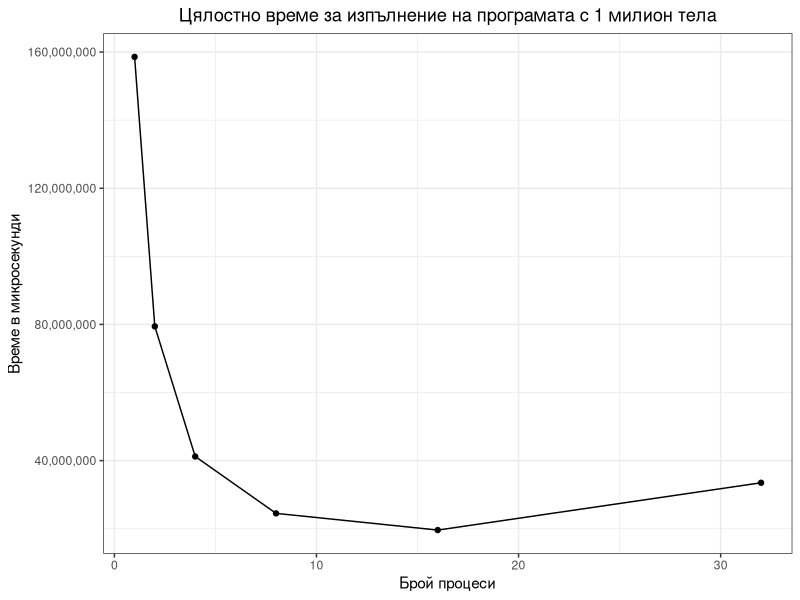
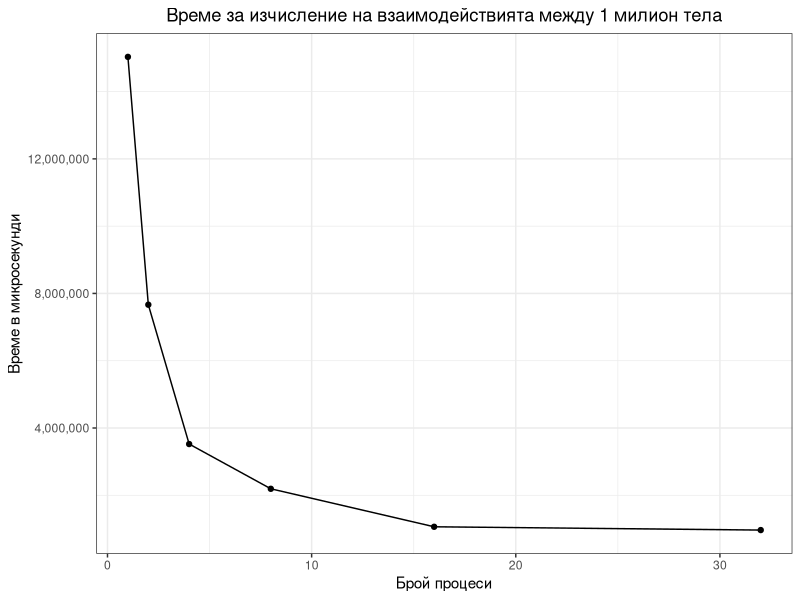
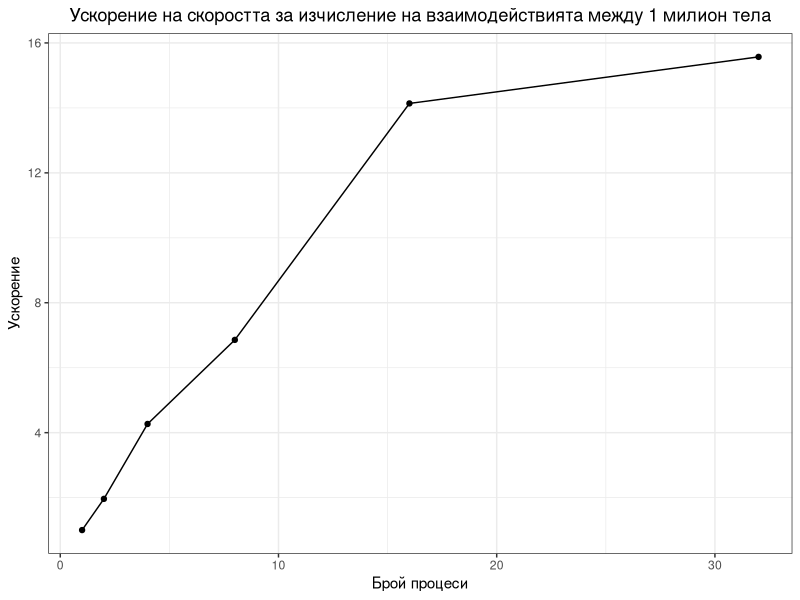
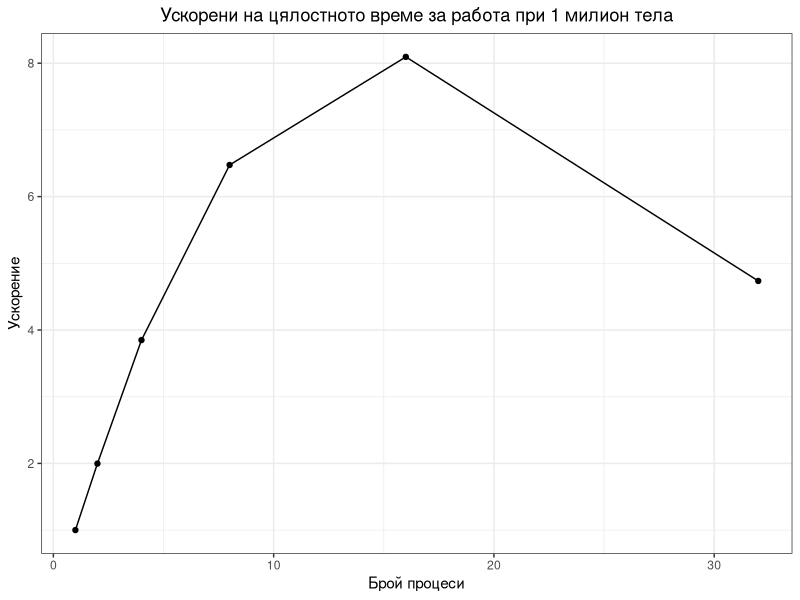
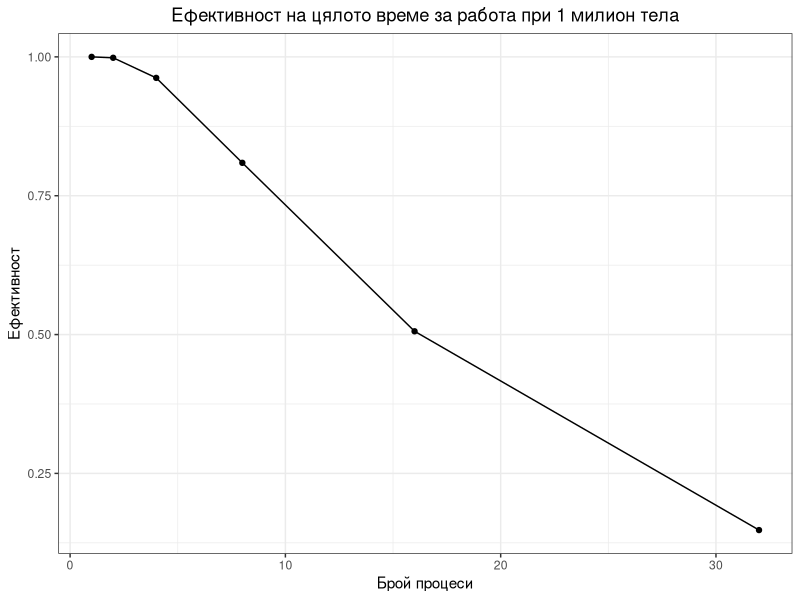
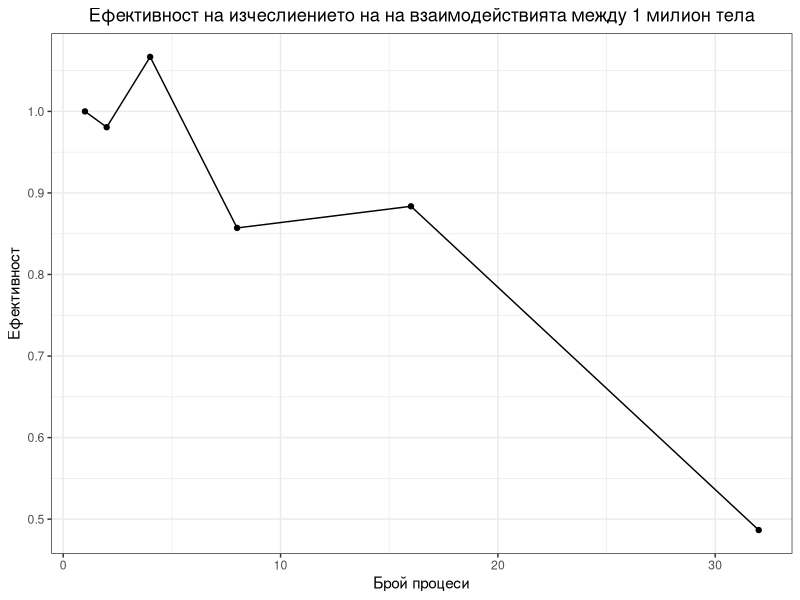
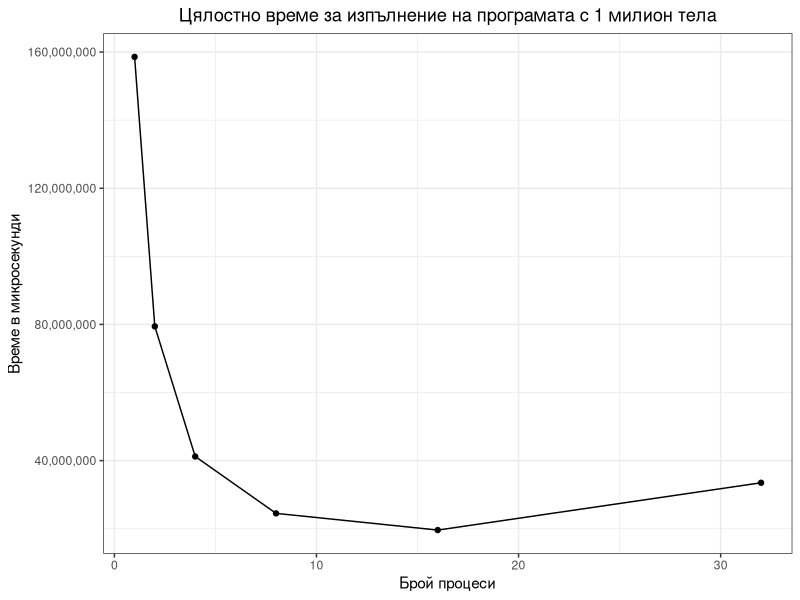
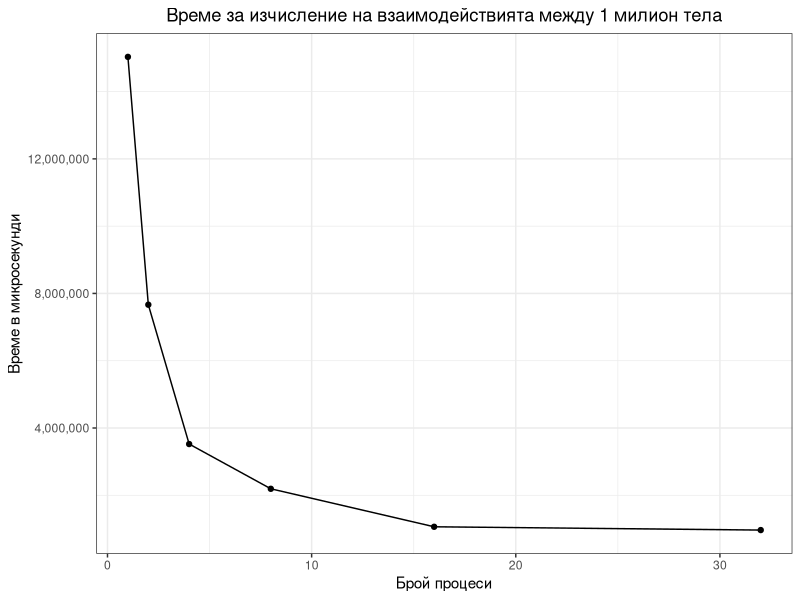

Reproduce these figures in R, in order.
library(ggplot2)
library(tidyverse)
require(scales)

theme_set(theme_bw())

graphic <- function(data, xlabel, ylabel, name) {
    ggplot(data, aes(x = numProc, y = calcTime, group = 1)) +
       geom_point() +
       geom_line() +
       scale_y_continuous(labels = comma) +
       ggtitle(name) +
       theme(plot.title = element_text(hjust = 0.5)) +
       xlab(xlabel) +
       ylab(ylabel)
}

total_time <- read.csv("./1mil/data/totalTime1mil.csv")

colnames(total_time)
total_time[total_time$processorCount == 32, ]
total_time

max(total_time[total_time$processorCount == 32 & total_time$iteration == 1, ])

mean_time_per_proc <- data.frame(numProc = numeric(), calcTime = numeric())
names(mean_time_per_proc)

for (numProc in c(1, 2, 4, 8, 16, 32)) {
    sum_time <- 0
    for (i in c(1, 2, 3)) {
       sum_time <- sum_time + max(
                total_time[total_time$processorCount == numProc &
                total_time$iteration == i, ]
       )
    }

    mean_time_per_proc[nrow(mean_time_per_proc) + 1, ] <-
        c(numProc, sum_time / 3)
}

mean_time_per_proc
graphic(mean_time_per_proc, "Брой процеси", "Време в микросекунди",
    "Цялостно време за изпълнение на програмата с 1 милион тела")

ggsave("./1milTime.png")

calculation_time <- read.csv("./1mil/data/calculations1mil.csv")

iterations <- 10

max_calc_time <- data.frame(numProc = numeric(), calcTime = numeric())
colnames(calculation_time)

for (numProc in c(1, 2, 4, 8, 16, 32)) {
    calc_i <- calculation_time[calculation_time$numProc == numProc, ]
    calc_i

    #create a matrx where every row are the times
    #for each processor during a  different iteration
    m <- matrix(calc_i$time, iterations, numProc)

    #Takes the max time for an iteration
    max_times <- apply(m, 1, max, na.rm = T)
    max_calc_time[nrow(max_calc_time) + 1, ] <- c(numProc, mean(max_times))
}

graphic(max_calc_time, "Брой процеси", "Време в микросекунди",
        "Време за изчисление на взаимодействията между 1 милион тела")

ggsave("1milCalcTime.png")


#Speedup calculation_time for one process/ calculation_time for n processes
max_calc_time$calcTime  <- max_calc_time[max_calc_time$numProc == 1, ]$calcTime / max_calc_time$calcTime


graphic(max_calc_time, "Брой процеси", "Ускорение",
    "Ускорение на скоростта за изчисление на взаимодействията между 1 милион тела")
        

ggsave("1milCalcTimeSpeedup.png")

mean_time_per_proc$calcTime <- mean_time_per_proc[mean_time_per_proc$numProc == 1, ]$calcTime / mean_time_per_proc$calcTime


graphic(mean_time_per_proc, "Брой процеси", "Ускорение",
        "Ускорени на цялостното време за работа при 1 милион тела")

ggsave("1milTotalTimeSpeedup.png")

#Efficency speedup/number of processes
mean_time_per_proc$calcTime <- mean_time_per_proc$calcTime / mean_time_per_proc$numProc

graphic(mean_time_per_proc, "Брой процеси", "Ефективност",
        "Ефективност на цялото време за работа при 1 милион тела")

ggsave("1milTotalTimeEfficency.png")

max_calc_time$calcTime  <- max_calc_time$calcTime / max_calc_time$numProc

graphic(max_calc_time, "Брой процеси", "Ефективност",
        "Ефективност на изчеслиението на на взаимодействията между 1 милион тела")

ggsave("1milCalcEfficency.png")


#Barplot for calculations work per processor
calc16 <- calculation_time[calculation_time$numProc == 16, ]
colnames(calc16)


processor_avg <- matrix(nrow = 16, ncol = 3)

for (i in c(1, 2, 3)) {
    it <- calc16[calc16$iteration == i, ]
    for (id in seq(0, 15)) {
       processor_avg[id + 1, i] <- mean(it[it$id == id, ]$time)
    }
}

mean_per_processor <- apply(processor_avg, 1, mean, na.rm = T)

processor_avg <- data.frame(
    processor_id = seq(1, 16),
    avg_time = mean_per_processor
)

options(scipen = 999)
#barplot(t(as.matrix(processor_avg)), ylab = "Време в микросекунди", besides = T)

p <- ggplot(data = processor_avg,
            aes(x = as.factor(processor_id), y = avg_time)) +
    geom_bar(stat = "identity", fill = "steelblue") +
    geom_text(aes(label = round(avg_time)), vjust = 1.6,
              color = "white", size = 3.5) +
    xlab("Идентификатор на процесора") +
    ylab("Време прекарано в смятане на взаимодействия между телата")

ggsave("./1mil/png/timeSpentInCalculationsPerProcessor.png")
